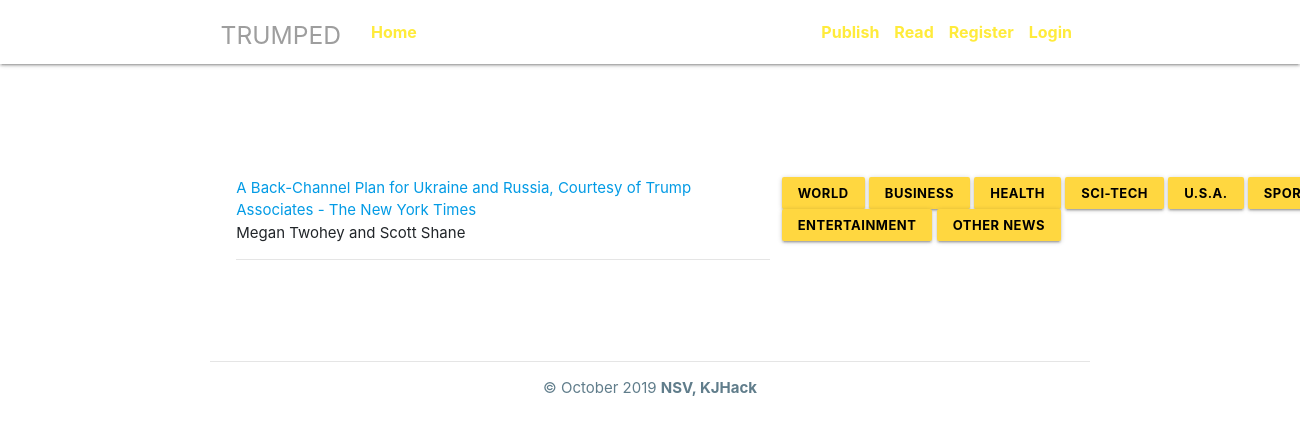
The page /viewList/world on the database its author committed.
### project/models.py (models this page shows, shortened)
class Posts(db.Model):
	__tablename__ = 'posts'
	id = db.Column(db.Integer, primary_key = True)
	title = db.Column(db.String(1000), nullable = False)
	text = db.Column(db.String(3000),nullable = False)
	author = db.Column(db.String(128), unique = False, nullable = False)
	type_of_post = db.Column(db.String(500),unique = False, nullable = True)
	real = db.Column(db.Integer, nullable=True)
	user_id = db.Column(db.Integer, db.ForeignKey('user.id'), nullable= False)

### project/routes.py (the view)
@app.route("/viewList/<type_of_post>", methods = ['GET','POST'])
def viewList(type_of_post):
	newsList = Posts.query.filter_by(type_of_post=type_of_post).all()
	return render_template("viewList.html",title = 'View News', newsList = newsList)

### project/templates/viewList.html
{% extends "layout.html" %}
{% block content %}
<body>
  <br><br><br><br><br>
  <div class = "dim hoverable col s12">
    {% for news in newsList %}
    <div class="hoverable blue-grey-lighten-2">
      <a href="{{ url_for('viewNews', article_id = news.id) }}">{{ news.title }} </a><br>
      {{ news.author }} <br>
      <hr>
    </div>
    {% endfor %}
  </div>
  <div class="dim">
    <div class = "dim">
      <p>
        <a href="{{ url_for('viewList', type_of_post='world') }}" class="button-border hoverable waves-effect waves-light btn-small amber accent-2 black-text"><b>World</b></a>
        <a href="{{ url_for('viewList', type_of_post='business') }}" class="button-border hoverable waves-effect waves-light btn-small amber accent-2 black-text"><b>Business</b></a>
        <a href="{{ url_for('viewList', type_of_post='health') }}" class="button-border hoverable waves-effect waves-light btn-small amber accent-2 black-text"><b>Health</b></a>
        <a href="{{ url_for('viewList', type_of_post='sci_tech') }}" class="button-border hoverable waves-effect waves-light btn-small amber accent-2 black-text"><b>Sci-Tech</b></a>
        <a href="{{ url_for('viewList', type_of_post='us') }}" class="button-border hoverable waves-effect waves-light btn-small amber accent-2 black-text"><b>U.S.A.</b></a>
        <a href="{{ url_for('viewList', type_of_post='sport') }}" class="button-border hoverable waves-effect waves-light btn-small amber accent-2 black-text"><b>Sports</b></a>
        <a href="{{ url_for('viewList', type_of_post='entertainment') }}" class="button-border hoverable waves-effect waves-light btn-small amber accent-2 black-text"><b>Entertainment</b></a>
        <a href="#" class="button-border hoverable waves-effect waves-light btn-small amber accent-2 black-text"><b>Other News</b></a>
      </p>
    </div>
  </div>
</body> <br><br><br><br>
{% endblock content %}

### project/static/home.css (style rules this page uses)
body { background-image: url("background.png"); background-repeat: no-repeat; background-attachment: fixed; background-position: center; }

### project/static/main.css (style rules this page uses)
.dim { width: 90vw; display: block; top:0; left:0 right:0; }
.button-border { padding: 30px; border-radius: 50px; }

### rows shown on the page
Posts: title "A Back-Channel Plan for Ukraine and Russia, Courtesy of Trump Associates - The New York Times", author "Megan Twohey and Scott Shane"
